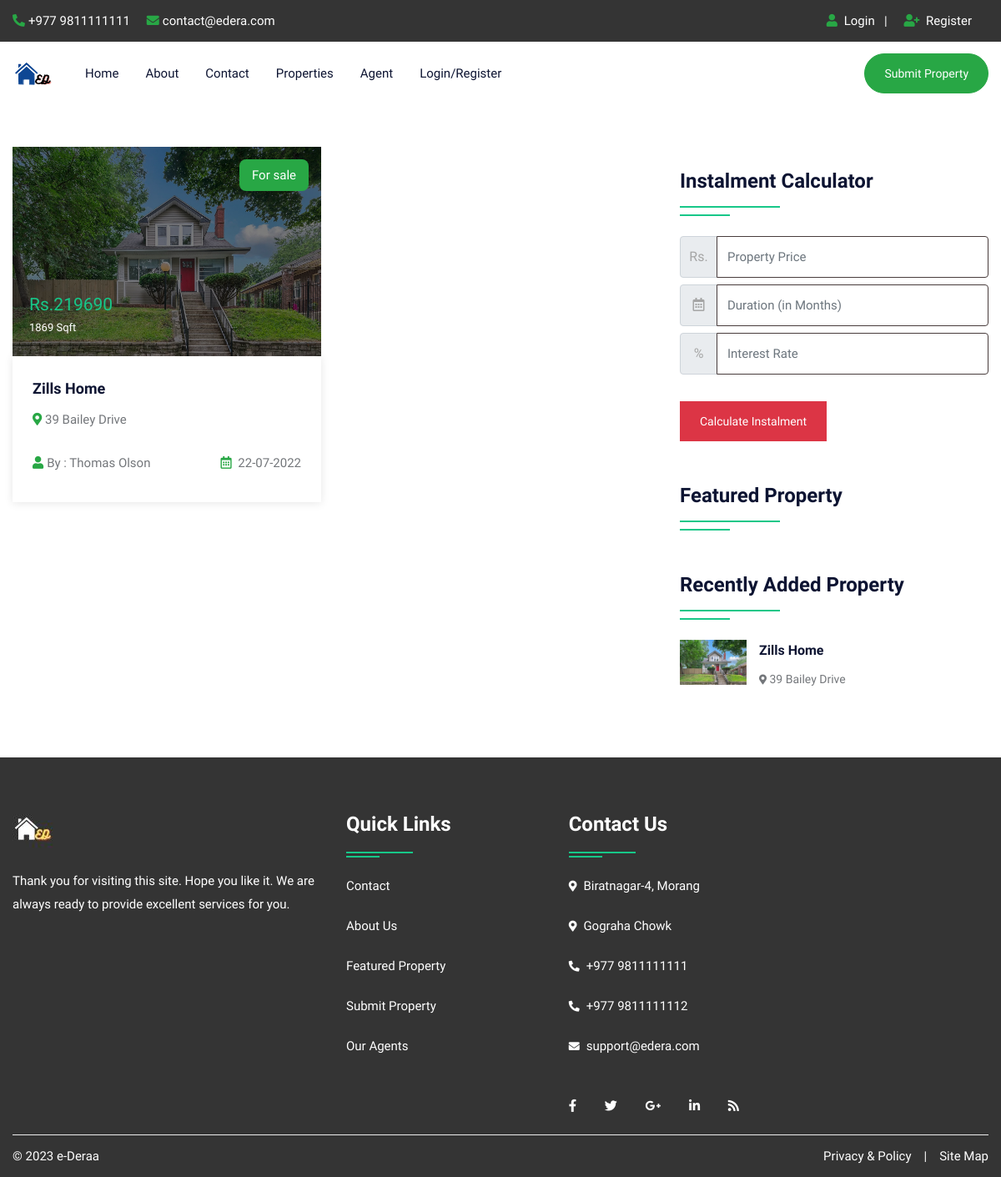
/property.php, run on an earlier commit of the app's database.
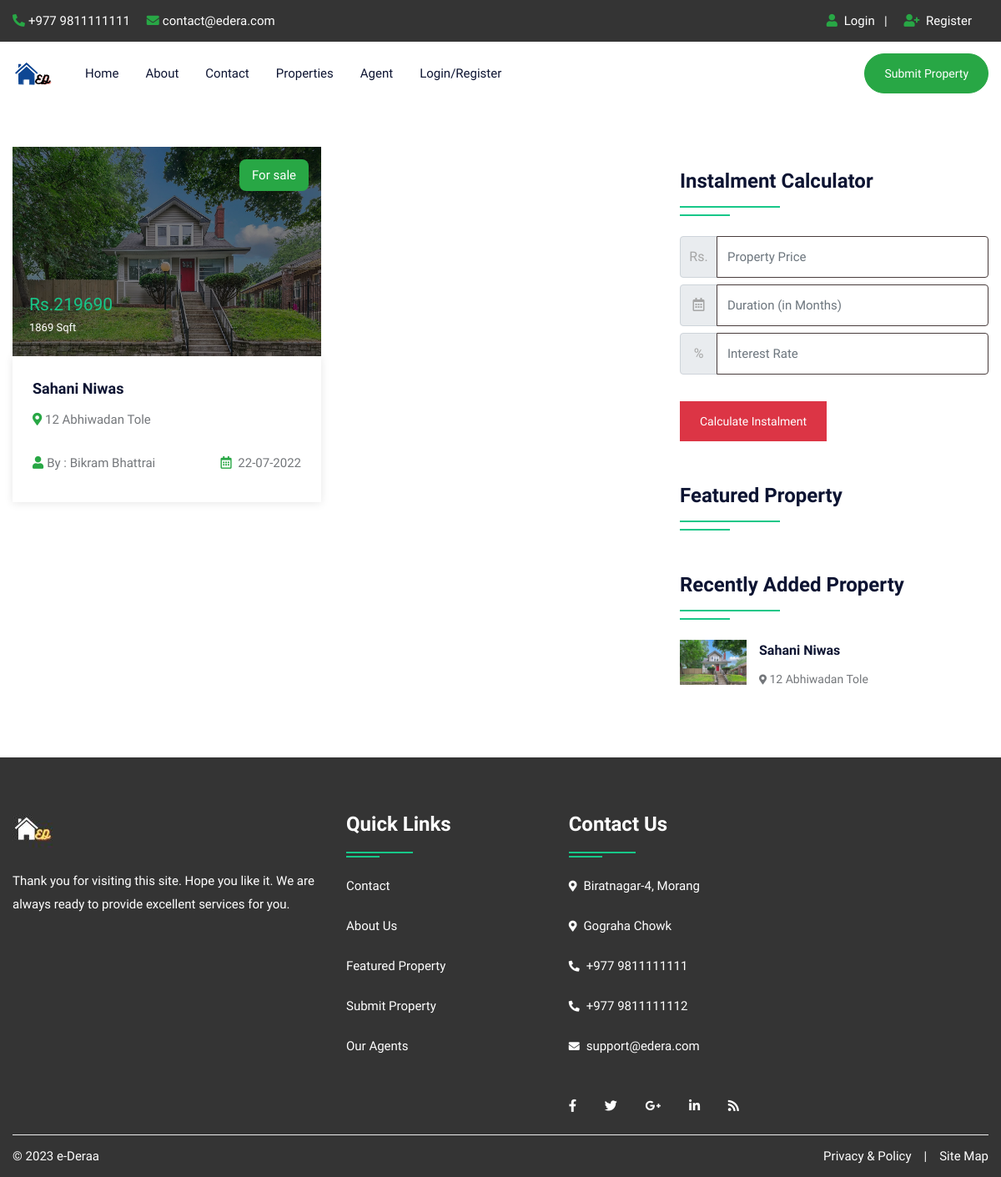
And on a later commit of the database.
### tables this page shows
CREATE TABLE `property` (
  `pid` int(50) NOT NULL,
  `title` varchar(200) NOT NULL,
  `pcontent` longtext NOT NULL,
  `type` varchar(100) NOT NULL,
  `bhk` varchar(50) NOT NULL,
  `stype` varchar(100) NOT NULL,
  `bedroom` int(50) NOT NULL,
  `bathroom` int(50) NOT NULL,
  `balcony` int(50) NOT NULL,
  `kitchen` int(50) NOT NULL,
  `hall` int(50) NOT NULL,
  `floor` varchar(50) NOT NULL,
  `size` int(50) NOT NULL,
  `price` int(50) NOT NULL,
  `location` varchar(200) NOT NULL,
  `city` varchar(100) NOT NULL,
  `state` varchar(100) NOT NULL,
  `feature` longtext NOT NULL,
  `pimage` varchar(300) NOT NULL,
  `pimage1` varchar(300) NOT NULL,
  `pimage2` varchar(300) NOT NULL,
  `pimage3` varchar(300) NOT NULL,
  `pimage4` varchar(300) NOT NULL,
  `uid` int(50) NOT NULL,
  `status` varchar(50) NOT NULL,
  `mapimage` varchar(300) NOT NULL,
  `topmapimage` varchar(300) NOT NULL,
  `groundmapimage` varchar(300) NOT NULL,
  `totalfloor` varchar(50) NOT NULL,
  `date` datetime NOT NULL DEFAULT current_timestamp(),
  `isFeatured` int(11) DEFAULT NULL
);

CREATE TABLE `user` (
  `uid` int(50) NOT NULL,
  `uname` varchar(100) NOT NULL,
  `uemail` varchar(100) NOT NULL,
  `uphone` varchar(20) NOT NULL,
  `upass` varchar(50) NOT NULL,
  `utype` varchar(50) NOT NULL,
  `uimage` varchar(300) NOT NULL
);

### property.php (the view, shortened to what this page needs)
<!DOCTYPE html>
<html lang="en">
<head>
<link rel="stylesheet" type="text/css" href="css/bootstrap.min.css">
<link rel="stylesheet" type="text/css" href="css/bootstrap-slider.css">
<link rel="stylesheet" type="text/css" href="css/jquery-ui.css">
<link rel="stylesheet" type="text/css" href="css/layerslider.css">
<link rel="stylesheet" type="text/css" href="css/color.css" id="color-change">
<link rel="stylesheet" type="text/css" href="css/owl.carousel.min.css">
<link rel="stylesheet" type="text/css" href="css/font-awesome.min.css">
<link rel="stylesheet" type="text/css" href="fonts/flaticon/flaticon.css">
<link rel="stylesheet" type="text/css" href="css/style.css">
</head>
<body>
<div id="page-wrapper">
    <div class="row">
		<?php include("include/header.php");?>
        <div class="full-row">
            <div class="container">
                <div class="row">
					<div class="col-lg-8">
                        <div class="row">
							<?php
							$query=mysqli_query($con,"SELECT property.*, user.uname,user.utype,user.uimage FROM `property`,`user` WHERE property.uid=user.uid");
								while($row=mysqli_fetch_array($query))
								{
							?>
                            <div class="col-md-6">
                                <div class="featured-thumb hover-zoomer mb-4">
                                    <div class="overlay-black overflow-hidden position-relative"> <img src="admin/property/<?php echo $row['18'];?>" alt="pimage">
                                        <div class="sale bg-success text-white">For <?php echo $row['5'];?></div>
                                        <div class="price text-primary text-capitalize">Rs.<?php echo $row['13'];?> <span class="text-white"><?php echo $row['12'];?> Sqft</span></div>
                                    </div>
                                    <div class="featured-thumb-data shadow-one">
                                        <div class="p-4">
                                            <h5 class="text-secondary hover-text-success mb-2 text-capitalize"><a href="propertydetail.php?pid=<?php echo $row['0'];?>"><?php echo $row['1'];?></a></h5>
                                            <span class="location text-capitalize"><i class="fas fa-map-marker-alt text-success"></i> <?php echo $row['14'];?></span> </div>
                                        <div class="px-4 pb-4 d-inline-block w-100">
                                            <div class="float-left text-capitalize"><i class="fas fa-user text-success mr-1"></i>By : <?php echo $row['uname'];?></div>
                                            <div class="float-right"><i class="far fa-calendar-alt text-success mr-1"></i> <?php echo date('d-m-Y', strtotime($row['date']));?></div>
                                        </div>
                                    </div>
                                </div>
                            </div>
                            <?php } ?>
                        </div>
                    </div>
                    <div class="col-lg-4">
                        <div class="sidebar-widget">
                            <h4 class="double-down-line-left text-secondary position-relative pb-4 my-4">Instalment Calculator</h4>
						<form class="d-inline-block w-100" action="calc.php" method="post">
                            <div class="input-group mb-2 mr-sm-2">
                                <div class="input-group-prepend">
                                    <div class="input-group-text">Rs.</div>
                                </div>
                                <input type="text" class="form-control" name="amount" placeholder="Property Price">
                            </div>
                            <div class="input-group mb-2 mr-sm-2">
                                <div class="input-group-prepend">
                                    <div class="input-group-text"><i class="far fa-calendar-alt"></i></div>
                                </div>
                                <input type="text" class="form-control" name="month" placeholder="Duration (in Months)">
                            </div>
                            <div class="input-group mb-2 mr-sm-2">
                                <div class="input-group-prepend">
                                    <div class="input-group-text">%</div>
                                </div>
                                <input type="text" class="form-control" name="interest" placeholder="Interest Rate">
                            </div>
                            <button type="submit" value="submit" name="calc" class="btn btn-danger mt-4">Calculate Instalment</button>
                        </form>
                        </div>
                        <h4 class="double-down-line-left text-secondary position-relative pb-4 mb-4 mt-5">Featured Property</h4>
                        <div class="sidebar-widget mt-5">
                            <h4 class="double-down-line-left text-secondary position-relative pb-4 mb-4">Recently Added Property</h4>
                            <ul class="property_list_widget">
								<?php
								$query=mysqli_query($con,"SELECT * FROM `property` ORDER BY date DESC LIMIT 6");
										while($row=mysqli_fetch_array($query))
										{
								?>
                                <li> <img src="admin/property/<?php echo $row['18'];?>" alt="pimage">
                                    <h6 class="text-secondary hover-text-success text-capitalize"><a href="propertydetail.php?pid=<?php echo $row['0'];?>"><?php echo $row['1'];?></a></h6>
                                    <span class="font-14"><i class="fas fa-map-marker-alt icon-success icon-small"></i> <?php echo $row['14'];?></span>
                                </li>
                                <?php } ?>
                            </ul>
                        </div>
                    </div>
                </div>
            </div>
        </div>
		<?php include("include/footer.php");?>
    </div>
</div>
</body>
</html>

### include/header.php (shortened to what this page needs)
<header id="header" class="transparent-header-modern fixed-header-bg-white w-100">
            <div class="top-header bg-secondary">
                <div class="container">
                    <div class="row">
                        <div class="col-md-8">
                            <ul class="top-contact list-text-white  d-table">
                                <li><a href="#"><i class="fas fa-phone-alt text-success mr-1"></i>+977 9811111111</a></li>
                                <li><a href="#"><i class="fas fa-envelope text-success mr-1"></i>contact@edera.com</a></li>
                            </ul>
                        </div>
                        <div class="col-md-4">
                            <div class="top-contact float-right">
                                <ul class="list-text-white d-table">
								<li><i class="fas fa-user text-success mr-1"></i>
								<?php  if(isset($_SESSION['uemail']))
								{ ?>
								<a href="logout.php">Logout</a>&nbsp;&nbsp;<?php } else { ?>
								<a href="login.php">Login</a>&nbsp;&nbsp;
								| </li>
								<li><i class="fas fa-user-plus text-success mr-1"></i><a href="register.php"> Register</li><?php } ?>
								</ul>
                            </div>
                        </div>
                    </div>
                </div>
            </div>
            <div class="main-nav secondary-nav hover-success-nav py-2">
                <div class="container">
                    <div class="row">
                        <div class="col-lg-12">
                            <nav class="navbar navbar-expand-lg navbar-light p-0"> <a class="navbar-brand position-relative" href="index.php"><img class="nav-logo" src="images/logo/hlogo.png" alt=""></a>
                                <div class="collapse navbar-collapse" id="navbarSupportedContent">
                                    <ul class="navbar-nav mr-auto">
                                        <li class="nav-item dropdown"> <a class="nav-link" href="index.php" role="button" aria-haspopup="true" aria-expanded="false">Home</a></li>
										<li class="nav-item"> <a class="nav-link" href="about.php">About</a> </li>
                                        <li class="nav-item"> <a class="nav-link" href="contact.php">Contact</a> </li>
                                        <li class="nav-item"> <a class="nav-link" href="property.php">Properties</a> </li>
                                        <li class="nav-item"> <a class="nav-link" href="agent.php">Agent</a> </li>
										<?php  if(isset($_SESSION['uemail']))
										{ ?>
										<li class="nav-item dropdown">
											<a class="nav-link dropdown-toggle" href="#" role="button" data-toggle="dropdown" aria-haspopup="true" aria-expanded="false">My Account</a>
											<ul class="dropdown-menu">
												<li class="nav-item"> <a class="nav-link" href="profile.php">Profile</a> </li>
												<li class="nav-item"> <a class="nav-link" href="feature.php">Your Property</a> </li>
												<li class="nav-item"> <a class="nav-link" href="logout.php">Logout</a> </li>
											</ul>
                                        </li>
										<?php } else { ?>
										<li class="nav-item"> <a class="nav-link" href="login.php">Login/Register</a> </li>
										<?php } ?>
                                    </ul>
									<a class="btn btn-success d-none d-xl-block" style="border-radius:30px;" href="submitproperty.php">Submit Property</a>
                                </div>
                            </nav>
                        </div>
                    </div>
                </div>
            </div>
        </header>

### include/footer.php
<footer class="full-row bg-secondary p-0">
            <div class="container">
                <div  class="row">
                    <div class="col-lg-12">
                        <div class="divider py-40">
                            <div class="row">
                                <div class="col-md-12 col-lg-4">
                                    <div class="footer-widget mb-4">
                                        <div class="footer-logo mb-4"> <a href="#"><img class="logo-bottom" src="images/logo/logowhite.jpg" alt="image"></a> </div>
                                        <p class="pb-20 text-white">Thank you for visiting this site. Hope you like it. We are always ready to provide excellent services for you.</p>
                                        </div>
                                </div>
                                <div class="col-md-12 col-lg-8">
                                    <div class="row">
                                        <div class="col-md-4 col-lg-4">
                                            <div class="footer-widget footer-nav mb-4">
                                                <h4 class="widget-title text-white double-down-line-left position-relative">Quick Links</h4>
                                                <ul class="hover-text-primary">
                                                    <li><a href="contact.php" class="text-white">Contact</a></li>
                                                    <li><a href="about.php" class="text-white">About Us</a></li>
                                                    <li><a href="#" class="text-white">Featured Property</a></li>
                                                    <li><a href="#" class="text-white">Submit Property</a></li>
                                                    <li><a href="agent.php" class="text-white">Our Agents</a></li>
                                                </ul>
                                            </div>
                                        </div>
                                        <div class="col-md-4 col-lg-4">
                                            <div class="footer-widget">
                                                <h4 class="widget-title text-white double-down-line-left position-relative">Contact Us</h4>
                                                <ul class="text-white">
                                                    <li class="hover-text-primary"><i class="fas fa-map-marker-alt text-white mr-2 font-13 mt-1"></i>Biratnagar-4, Morang</li>
                                                    <li class="hover-text-primary"><i class="fas fa-map-marker-alt text-white mr-2 font-13 mt-1"></i>Gograha Chowk</li>
                                                    <li class="hover-text-primary"> <i class="fas fa-phone-alt text-white mr-2 font-13 mt-1"></i>+977 9811111111</li>
													<li class="hover-text-primary"> <i class="fas fa-phone-alt text-white mr-2 font-13 mt-1"></i>+977 9811111112</li>
                                                    <li class="hover-text-primary"><i class="fas fa-envelope text-white mr-2 font-13 mt-1"></i>support@edera.com</li>
                                                </ul>
                                            </div>
                                            <div class="footer-widget media-widget mt-4 text-white hover-text-primary"> <a href="#"><i class="fab fa-facebook-f"></i></a> <a href="#"><i class="fab fa-twitter"></i></a> <a href="#"><i class="fab fa-google-plus-g"></i></a> <a href="#"><i class="fab fa-linkedin-in"></i></a> <a href="#"><i class="fas fa-rss"></i></a> </div>
                                        </div>
                                    </div>
                                </div>
                            </div>
                        </div>
                    </div>
                </div>
                <div class="row copyright">
                    <div class="col-sm-6"> <span class="text-white">© <?php echo date('Y');?> e-Deraa</span> </div>
                    <div class="col-sm-6">
                        <ul class="line-menu text-white hover-text-primary float-right">
                            <li><a href="#">Privacy & Policy</a></li>
                            <li>|</li>
                            <li><a href="#"> Site Map</a></li>
                        </ul>
                    </div>
                </div>
            </div>
        </footer>

### css/color.css (style rules this page uses)
:root { --theme-ordinary-color: #74777b; }
:root { --theme-primary-color: #17c788; }
:root { --theme-secondary-color: #0d1432; }
:root { --theme-white-color: #fff; }
:root { --theme-light-color: #f8f8f8; }
:root { --theme-gray-color: #f5f5f5; }
:root { --theme-footer-color: #091b4b; }
:root { --theme-dark-color: #091b4b; }
:root { --text-light-color: #a3a7af; }
:root { --theme-primary-opacity-color: rgba(11, 191, 141, .8); }
:root { --theme-secondary-opacity-color: rgba(13,20,50,0.7); }
:root { --theme-white-opacity-color: rgba(255, 255, 255, 0.3); }
:root { --theme-dark-opacity-color: rgba(0, 0, 0, 0.5); }
:root { --theme-ordinary-font: 'Muli', sans-serif; }
:root { --theme-highlight-font: 'Comfortaa', cursive; }

What changed in the data, as far as the page shows it:
changed property "sale": title "Zills Home" → "Sahani Niwas"; location "39 Bailey Drive" → "12 Abhiwadan Tole"; uid.uname "Thomas Olson" → "Bikram Bhattrai"
